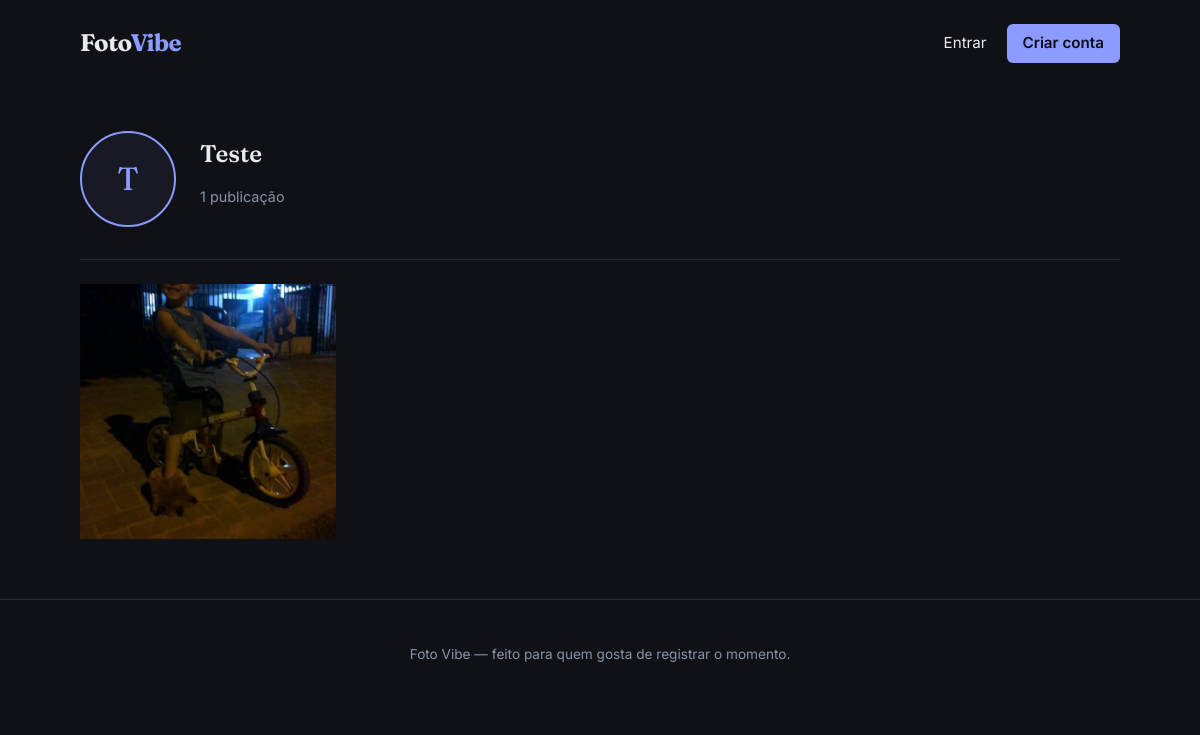
/perfil/Teste, run on the app's committed database.
### tables this page shows
CREATE TABLE usuarios (
                id              INTEGER PRIMARY KEY AUTOINCREMENT,
                nome_usuario    TEXT NOT NULL UNIQUE,
                email           TEXT NOT NULL UNIQUE,
                senha_hash      TEXT NOT NULL,
                bio             TEXT DEFAULT '',
                foto_perfil     TEXT DEFAULT '',
                criado_em       TEXT NOT NULL
            );

CREATE TABLE posts (
                id              INTEGER PRIMARY KEY AUTOINCREMENT,
                usuario_id      INTEGER NOT NULL,
                imagem          TEXT NOT NULL,
                legenda         TEXT DEFAULT '',
                criado_em       TEXT NOT NULL,
                FOREIGN KEY (usuario_id) REFERENCES usuarios (id) ON DELETE CASCADE
            );

### app.py (the view)
@app.route("/perfil/<nome_usuario>")
def perfil(nome_usuario):
    usuario = db.buscar_usuario_por_nome(nome_usuario)
    if not usuario:
        abort(404)
    posts = db.listar_posts_do_usuario(usuario["id"])
    return render_template("perfil.html", usuario=usuario, posts=posts)

### app.py (called while the page is built)
@app.context_processor
def injetar_usuario_logado():
    usuario = None
    if "usuario_id" in session:
        usuario = db.buscar_usuario_por_id(session["usuario_id"])
    return {"usuario_logado": usuario}

### database.py (called while the page is built)
@contextmanager
def obter_conexao():
    con = sqlite3.connect(CAMINHO_BANCO)
    con.row_factory = sqlite3.Row      # permite acessar colunas por nome: linha["nome"]
    con.execute("PRAGMA foreign_keys = ON")
    try:
        yield con
        con.commit()
    except Exception:
        con.rollback()
        raise
    finally:
        con.close()

def buscar_usuario_por_nome(nome_usuario):
    with obter_conexao() as con:
        linha = con.execute(
            "SELECT * FROM usuarios WHERE nome_usuario = ?", (nome_usuario,)
        ).fetchone()
        return dict(linha) if linha else None

def listar_posts_do_usuario(usuario_id):
    with obter_conexao() as con:
        linhas = con.execute(
            """
            SELECT p.*,
                (SELECT COUNT(*) FROM curtidas c WHERE c.post_id = p.id) AS total_curtidas
            FROM posts p
            WHERE p.usuario_id = ?
            ORDER BY p.id DESC
            """,
            (usuario_id,),
        ).fetchall()
        return [dict(linha) for linha in linhas]

### templates/perfil.html (shortened to what this page needs)
{% extends "base.html" %}
{% block conteudo %}
    <section class="cabecalho-perfil">
        <div class="cabecalho-perfil__avatar">
            {% if usuario.foto_perfil %}
                <img src="{{ url_for('arquivo_upload', nome_arquivo=usuario.foto_perfil) }}" alt="Foto de perfil de {{ usuario.nome_usuario }}">
            {% else %}
                <span>{{ usuario.nome_usuario[0] | upper }}</span>
            {% endif %}
        </div>
        <div class="cabecalho-perfil__info">
            <h1>{{ usuario.nome_usuario }}</h1>
            <p class="texto-secundario">{{ posts | length }} publicação{{ 'ões' if posts | length != 1 else '' }}</p>
        </div>
    </section>
    {% if posts %}
        <div class="grade-perfil">
            {% for post in posts %}
                <a href="{{ url_for('ver_post', post_id=post.id) }}" class="grade-perfil__item">
                    <img src="{{ url_for('arquivo_upload', nome_arquivo=post.imagem) }}" alt="Foto de {{ usuario.nome_usuario }}">
                </a>
            {% endfor %}
        </div>
    {% else %}
        <div class="estado-vazio">
            <p>Nenhuma foto publicada ainda.</p>
        </div>
    {% endif %}
{% endblock %}

### static/css/style.css (style rules this page uses)
:root { --cor-fundo: #0F1117; --cor-cartao: #171A23; --cor-borda: #262B38; --cor-texto: #E8EAF0; --cor-texto-secundario: #8A93A6; --cor-acento: #8B9BFF; --cor-acento-hover: #A9B5FF; --cor-sobre-acento: #0B0E1A; --cor-realce: #5CC8B5; --cor-erro: #E5707E; --fonte-titulo: "Fraunces", Georgia, serif; --fonte-corpo: "Inter", -apple-system, BlinkMacSystemFont, sans-serif; --raio: 6px; --largura-conteudo: 1080px; }
* { box-sizing: border-box; }
body { margin: 0; background: var(--cor-fundo); color: var(--cor-texto); font-family: var(--fonte-corpo); line-height: 1.5; }
a { color: inherit; text-decoration: none; }
h1, h2 { font-family: var(--fonte-titulo); font-weight: 600; margin: 0 0 0.4em 0; }
.texto-secundario { color: var(--cor-texto-secundario); font-size: 0.9rem; }
.cabecalho-perfil { display: flex; align-items: center; gap: 24px; padding: 32px 0; border-bottom: 1px solid var(--cor-borda); }
.cabecalho-perfil__avatar { width: 96px; height: 96px; border-radius: 50%; background: var(--cor-cartao); border: 2px solid var(--cor-acento); display: flex; align-items: center; justify-content: center; font-family: var(--fonte-titulo); font-size: 2rem; color: var(--cor-acento); overflow: hidden; flex-shrink: 0; }
.grade-perfil { display: grid; grid-template-columns: repeat(auto-fill, minmax(220px, 1fr)); gap: 6px; margin-top: 24px; }
.grade-perfil__item { aspect-ratio: 1 / 1; overflow: hidden; display: block; }
.grade-perfil__item img { width: 100%; height: 100%; object-fit: cover; display: block; transition: opacity 0.15s; }

### data on the page
usuarios: nome_usuario "T", nome_usuario "Teste"
posts: imagem (picture)

### other printed values
{{ posts | length }} "1"
